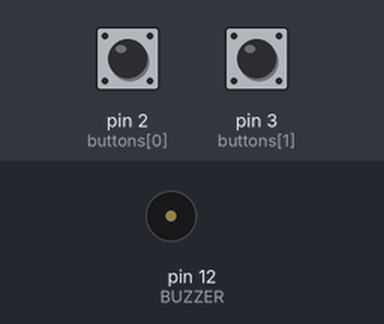
Simulated run of this sketch. Board: Arduino Uno, built with avr-gcc and run on an emulated ATmega328P. Parts: buzzer (waves = sounding). The test bench sets the inputs (shaded band); at power-on: pin 3 (buttons[1]) LOW, pin 2 (buttons[0]) HIGH. Random numbers use the default seed unless the sketch sets one.

Above: at 1.6 s.
1.7 s: pin 3 (buttons[1]) pulled HIGH for 0.15 s
At 2.2 s:
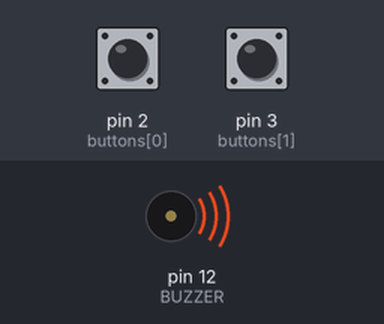
4.8 s: pin 3 (buttons[1]) pulled HIGH for 1 s
Timing chart, 0 to 8.4 s (numbered marks = the images above; inputs shaded):
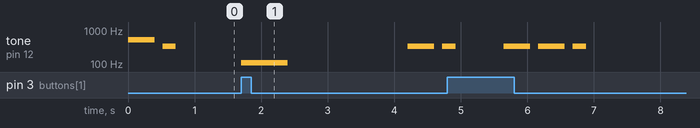

The sketch:

simon_memory_game.ino
```cpp
// Partial Simon game sketch from the article; setup() initialization is missing and must be supplied before use.
//
// Full tutorial: https://shillehtek.com/blogs/news/arduino-uno-lcd1602-simon-memory-game
// Parts used: https://shillehtek.com/products/arduino-uno-r3-starter-kit
//             https://shillehtek.com/products/200pcs-6mm-light-touch-button-switch-kit-plastic-box-4-3-5-6-7-8-9-10-12-14-16mm
//             https://shillehtek.com/products/ky-006-passive-piezo-buzzer-alarm-module-for-arduino-projects
// More examples: https://github.com/shillehbean/shillehtek-examples
//

#include <LiquidCrystal_I2C.h>
LiquidCrystal_I2C lcd(0x27, 16, 2);

const int leds[4]    = {8, 9, 10, 11};
const int buttons[4] = {2, 3, 4, 5};
const int tones[4]   = {262, 330, 392, 523};   // C E G C
const int BUZZER = 12;

int sequence[100];
int level = 0;

void playStep(int c, int ms) {
  digitalWrite(leds[c], HIGH);
  tone(BUZZER, tones[c], ms);
  delay(ms);
  digitalWrite(leds[c], LOW);
  delay(120);
}

int waitForButton() {
  while (true)
    for (int i = 0; i < 4; i++)
      if (digitalRead(buttons[i]) == LOW) {
        playStep(i, 200);          // echo the press
        while (digitalRead(buttons[i]) == LOW);  // wait for release
        return i;
      }
}

void loop() {
  sequence[level++] = random(4);            // add a step

  for (int i = 0; i < level; i++)           // play the sequence
    playStep(sequence[i], 400);

  for (int i = 0; i < level; i++)           // read the player
    if (waitForButton() != sequence[i]) {
      tone(BUZZER, 110, 700);               // fail sound
      lcd.clear();
      lcd.print("Score: ");
      lcd.print(level - 1);
      delay(2500);
      level = 0;                            // restart
      return;
    }

  delay(600);                               // next round
}
```

Measured:
- after the input at 1.7 s, tone on pin 12 (BUZZER): plays 110 Hz for 0.70 s, 330 Hz for 0.40 s, 330 Hz for 0.08 s, starting at once
